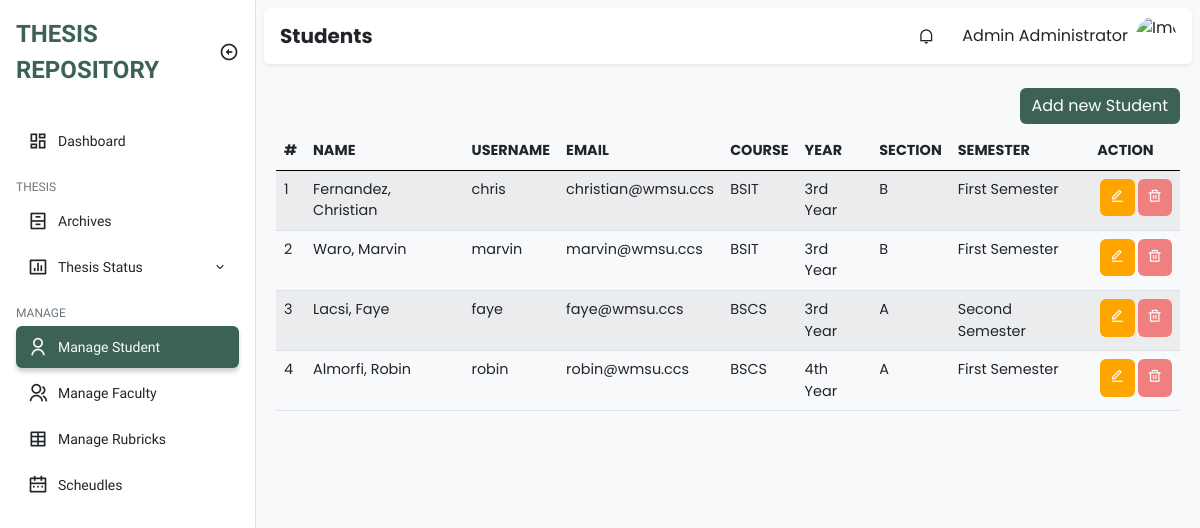
Page /admin/manage_students.php (signed in) on the earlier database version.
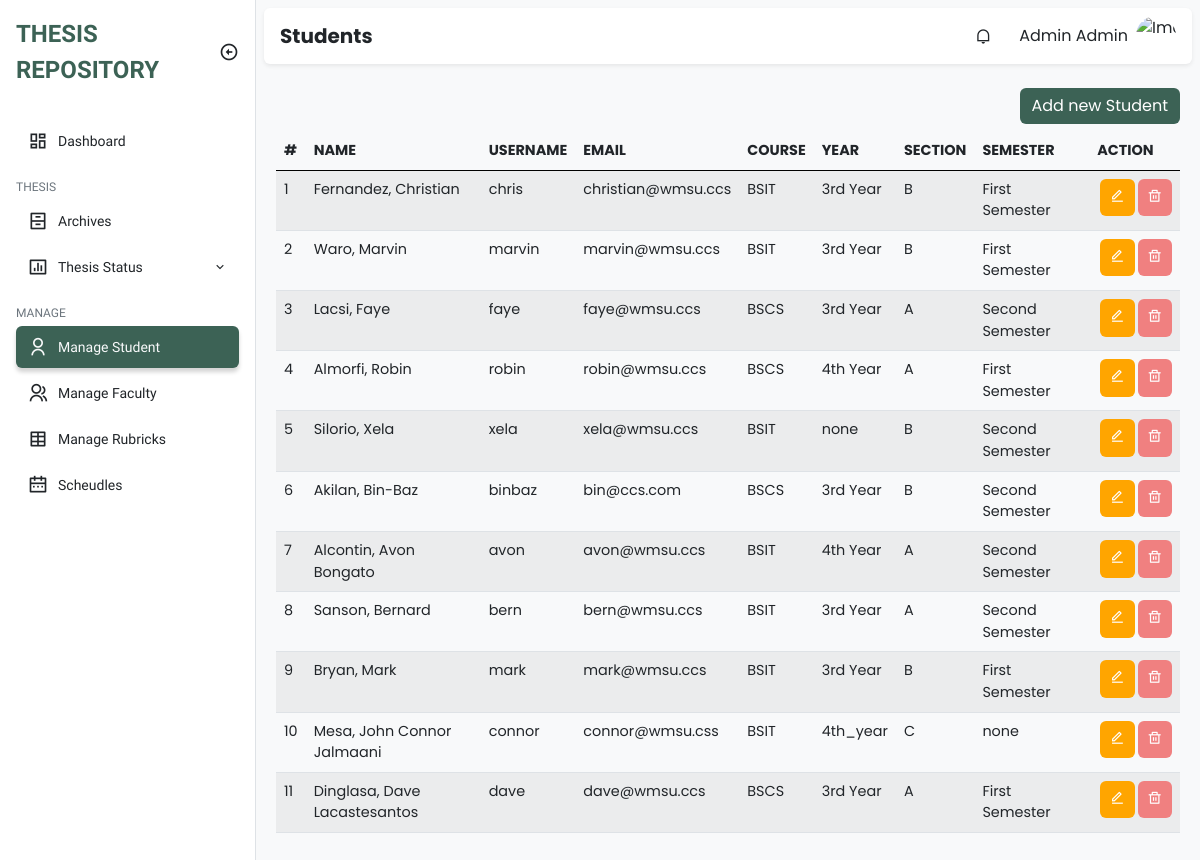
Same page on the later database version.
### tables this page shows
CREATE TABLE `student` (
  `id` int(11) NOT NULL,
  `firstname` varchar(255) NOT NULL,
  `middle_name` varchar(255) NOT NULL,
  `lastname` varchar(255) NOT NULL,
  `username` varchar(255) NOT NULL,
  `email` varchar(100) NOT NULL,
  `password` varchar(255) NOT NULL,
  `type` varchar(100) NOT NULL,
  `course` varchar(100) NOT NULL,
  `year_level` varchar(100) NOT NULL,
  `section` varchar(10) NOT NULL,
  `sem` varchar(100) NOT NULL,
  `created_at` timestamp NOT NULL DEFAULT current_timestamp(),
  `updated_at` timestamp NOT NULL DEFAULT current_timestamp() ON UPDATE current_timestamp()
);

### class/student.class.php (called while the page is built, shortened)
<?php
class Student{
    protected $db;
    function __construct()
    {
        $this->db = new Database();
    }
    function show(){
        $sql = "SELECT * FROM student ORDER BY CONCAT('lastname',', ','firstname') ASC;";
        $query=$this->db->connect()->prepare($sql);
        if($query->execute()){
            $data = $query->fetchAll();
        }
        return $data;
    }
}
?>

### class/database.sample.php (called while the page is built)
<?php
class Database{
    private $host = 'localhost';
    private $username = 'root';
    private $password = '';
    private $database = 'tams';
    protected $connection;
    function connect(){
        try
			{
				$this->connection = new PDO("mysql:host=$this->host;dbname=$this->database",
											$this->username, $this->password);
			}
			catch (PDOException $e)
			{
				echo "Connection error " . $e->getMessage();
			}
        return $this->connection;
    }
}
?>

### admin/manage_students.php (the view, shortened to what this page needs)
<?php
require_once '../class/student.class.php';
?>
<!DOCTYPE html>
<html lang="en">
  <head>
    <link
      href="https://cdn.jsdelivr.net/npm/remixicon@2.5.0/fonts/remixicon.css"
      rel="stylesheet"
    />
    <link rel="stylesheet" href="https://cdn.datatables.net/1.13.1/css/dataTables.bootstrap5.min.css">
    <link rel="stylesheet" href="https://cdn.datatables.net/responsive/2.4.0/css/responsive.bootstrap.min.css">
    <link rel="stylesheet" href="../assets/css/bootstrap.min.css" />
    <link rel="stylesheet" href="../assets/css/style.css" />
  </head>
  <body>
    <div class="sidebar position-fixed top-0 bottom-0 bg-white border-end">
      <div class="d-flex align-items-center p-3">
        <a
          href="#"
          class="sidebar-logo text-uppercase fw-bold text-decoration-none text-indigo fs-4"
          >Thesis Repository</a
        >
        <i
          class="sidebar-toggle ri-arrow-left-circle-line ms-auto fs-5 d-none d-md-block"
        ></i>
      </div>
      <ul class="sidebar-menu p-3 m-0 mb-0">
        <li class="sidebar-menu-item">
          <a href="dashboard.php">
            <i class="ri-dashboard-line sidebar-menu-item-icon"></i>
            Dashboard
          </a>
        </li>
        <li class="sidebar-menu-divider mt-3 mb-1 text-uppercase">Thesis</li>
        <li class="sidebar-menu-item">
          <a href="archives.php">
            <i class="ri-archive-drawer-line sidebar-menu-item-icon"></i>
            Archives
          </a>
        </li>
        <li class="sidebar-menu-item has-dropdown">
          <a href="thesis_status.php">
              <i class="ri-bar-chart-box-line sidebar-menu-item-icon"></i>
              Thesis Status
              <i class="ri-arrow-down-s-line sidebar-menu-item-accordion ms-auto"></i>
          </a>
      </li>
        <li class="sidebar-menu-divider mt-3 mb-1 text-uppercase">Manage</li>
        <li class="sidebar-menu-item active">
          <a href="manage_students.html">
            <i class="ri-user-line sidebar-menu-item-icon"></i>
            Manage Student
          </a>
        </li>
        <li class="sidebar-menu-item">
          <a href="manage_faculty.php">
            <i class="ri-group-line sidebar-menu-item-icon"></i>
            Manage Faculty
          </a>
        </li>
        <li class="sidebar-menu-item">
          <a href="manage_rubrics.php">
            <i class="ri-table-2 sidebar-menu-item-icon"></i>
            Manage Rubricks
          </a>
        </li>
        <li class="sidebar-menu-item">
          <a href="manage_schedules.php">
            <i class="ri-calendar-2-line sidebar-menu-item-icon"></i>
            Scheudles
          </a>
        </li>
      </ul>
    </div>
    <main class="bg-light">
      <div class="p-2">
        <nav class="px-3 py-2 bg-white rounded shadow-sm">
          <h5 class="fw-bold mb-0 me-auto">Students</h5>
          <div class="dropdown me-3 d-none d-sm-block">
            <div
              class="cursor-pointer dropdown-toggle navbar-link"
              data-bs-toggle="dropdown"
              aria-expanded="false"
            >
              <i class="ri-notification-line"></i>
            </div>
          </div>
          <div class="dropdown">
            <div
              class="d-flex align-items-center cursor-pointer dropdown-toggle"
              data-bs-toggle="dropdown"
              aria-expanded="false"
            >
              <span class="me-2 d-none d-sm-block"><?php echo $_SESSION['fullname'] ?></span>
              <img
                class="navbar-profile-image"
                src="https://images.unsplash.com/flagged/photo-1570612861542-284f4c12e75f?ixlib=rb-1.2.1&ixid=MnwxMjA3fDB8MHxzZWFyY2h8M3x8cGVyc29ufGVufDB8fDB8fA%3D%3D&auto=format&fit=crop&w=500&q=60"
                alt="Image"
              />
            </div>
          </div>
        </nav>
        <div class="py-4">
          <div class="container padding-bottom">
        <div class="head-cont d-flex justify-content-end pb-2">
            <button type="button" class="btn btn-primary add-button" data-bs-toggle="modal" data-bs-target="#exampleModal">
                Add new Student
            </button>
        </div>
                    <table id="example" class="table table-striped" style="width:100%">
                        <thead>
                        <tr>
                            <th>#</th>
                            <th>Name</th>
                            <th>Username</th>
                            <th>Email</th>
                            <th>Course</th>
                            <th>Year</th>
                            <th>Section</th>
                            <th>Semester</th>
                            <th class="action">Action</th>
                        </tr>
                        </thead>
                        <tbody>
                                <?php
                                    require_once '../class/student.class.php';
                                    $student = new Student();
                                    $i = 1;
                                    foreach ($student->show() as $value){
                                ?>
                                    <tr>
                                        <td><?php echo $i ?></td>
                                        <td><?php echo $value['lastname'] . ', ' . $value['firstname'] . ' ' . $value['middle_name'] ?></td>
                                        <td><?php echo $value['username'] ?></td>
                                        <td><?php echo $value['email'] ?></td>
                                        <td><?php echo $value['course'] ?></td>
                                        <td><?php echo $value['year_level'] ?></td>
                                        <td><?php echo $value['section'] ?></td>
                                        <td><?php echo $value['sem'] ?></td>
                                        <?php
                                            if($_SESSION['user_type'] == 'admin'){
                                        ?>
                                            <td>
                                                <div class="actions">
                                                    <a class="action-edit" href="edit_student.php?id=<?php echo $value['id'] ?>"><i class="ri-edit-line"></i></a>
                                                    <a class="action-delete" href="delete_student.php?id=<?php echo $value['id'] ?>"><i class="ri-delete-bin-line"></i></a>
                                                </div>
                                            </td>
                                        <?php
                                            }
                                        ?>
                                    </tr>
                                <?php
                                    $i++;
                                }
                                ?>
                        </tbody>
                    </table>
                </div>
        </div>
            </div>
    </main>
  </body>
</html>

### assets/css/style.css (style rules this page uses)
:root { --bs-blue: #0d6efd; --bs-indigo: #6610f2; --bs-purple: #6f42c1; --bs-pink: #d63384; --bs-red: #dc3545; --bs-orange: #fd7e14; --bs-yellow: #ffc107; --bs-green: #198754; --bs-teal: #20c997; --bs-cyan: #0dcaf0; --bs-black: #000; --bs-white: #fff; --bs-gray: #6c757d; --bs-gray-dark: #343a40; --bs-gray-100: #f8f9fa; --bs-gray-200: #e9ecef; --bs-gray-300: #dee2e6; --bs-gray-400: #ced4da; --bs-gray-500: #adb5bd; --bs-gray-600: #6c757d; --bs-gray-700: #495057; --bs-gray-800: #343a40; --bs-gray-900: #212529; --bs-primary: #0d6efd; --bs-secondary: #6c757d; --bs-success: #198754; --bs-info: #0dcaf0; --bs-warning: #ffc107; --bs-danger: #dc3545; --bs-light: #f8f9fa; --bs-dark: #212529; --bs-primary-rgb: 13, 110, 253; --bs-secondary-rgb: 108, 117, 125; --bs-success-rgb: 25, 135, 84; --bs-info-rgb: 13, 202, 240; --bs-warning-rgb: 255, 193, 7; --bs-danger-rgb: 220, 53, 69; --bs-light-rgb: 248, 249, 250; --bs-dark-rgb: 33, 37, 41; --bs-white-rgb: 255, 255, 255; --bs-black-rgb: 0, 0, 0; --bs-body-color-rgb: 33, 37, 41; --bs-body-bg-rgb: 255, 255, 255; --bs-font-sans-serif: system-ui, -apple-system, "Segoe UI", Roboto, "Helvetica Neue", "Noto Sans", "Liberation Sans", Arial, sans-serif, "Apple Color Emoji", "Segoe UI Emoji", "Segoe UI Symbol", "Noto Color Emoji"; --bs-font-monospace: SFMono-Regular, Menlo, Monaco, Consolas, "Liberation Mono", "Courier New", monospace; --bs-gradient: linear-gradient(180deg, rgba(255, 255, 255, 0.15), rgba(255, 255, 255, 0)); --bs-body-font-family: var(--bs-font-sans-serif); --bs-body-font-size: 1rem; --bs-body-font-weight: 400; --bs-body-line-height: 1.5; --bs-body-color: #212529; --bs-body-bg: #fff; --bs-border-width: 1px; --bs-border-style: solid; --bs-border-color: #dee2e6; --bs-border-color-translucent: rgba(0, 0, 0, 0.175); --bs-border-radius: 0.375rem; --bs-border-radius-sm: 0.25rem; --bs-border-radius-lg: 0.5rem; --bs-border-radius-xl: 1rem; --bs-border-radius-2xl: 2rem; --bs-border-radius-pill: 50rem; --bs-heading-color: ; --bs-link-color: #0d6efd; --bs-link-hover-color: #0a58ca; --bs-code-color: #d63384; --bs-highlight-bg: #fff3cd; --maincolor: #3C6255; --maincolorMdark: #61876E; --maincolor_light: rgb(180, 224, 183); --cancelcolor: #EB1D36; --cancelcolor_light: #FA9494; --uppernav: #FFFBF5; }
body { font-family: 'Work Sans', sans-serif; }
.text-indigo:hover, .text-indigo { color: var(--maincolor); }
.dropdown-toggle::after { display: none; }
.cursor-pointer { cursor: pointer; }
.sidebar.collapsed:hover, .sidebar { width: 16rem; overflow-y: auto; transition: width .2s, left .2s; left: 0; z-index: 500; }
.sidebar-toggle { cursor: pointer; transition: .2s; }
.sidebar-menu { list-style-type: none; }
.sidebar-menu-item { margin-bottom: .25rem; }
.sidebar-menu-item a { text-decoration: none; display: flex; align-items: center; color: var(--bs-dark); padding: .375rem .75rem; border-radius: .375rem; font-size: .875rem; white-space: nowrap; }
.sidebar-menu-item > a { overflow: hidden; }
.sidebar-menu-item.active a { background-color: var(--maincolor); color: var(--bs-light); box-shadow: 0 .25rem .25rem rgba(0, 0, 0, 0.175); }
.sidebar-menu-item-icon { margin-right: .625rem; font-size: 1.25rem; }
.sidebar-menu-item-accordion { transition: transform .2s; }
.sidebar.collapsed:hover .sidebar-menu-divider, .sidebar-menu-divider { font-size: .75rem; color: var(--bs-gray-600); transition: opacity .2s; opacity: 1; visibility: visible; }
main { padding-left: 0; min-height: 100vh; font-family: 'Poppins', sans-serif; }
nav { display: flex; align-items: center; }
.navbar-profile-image { width: 2.5rem; height: 2.5rem; object-fit: cover; border-radius: 50%; }
.navbar-link { width: 2.5rem; height: 2.5rem; display: flex; align-items: center; justify-content: center; border-radius: .25rem; }
@media (min-width: 768px) { main { transition: padding-left .2s; padding-left: 16rem; } }
.container { font-size: 90%; }
.table .actions { display: flex; }
.table .actions .action-edit { color: white; background: orange; }
.table .actions .action-delete { color: white; background: lightcoral; }
.table .actions .action-edit, .table .actions .action-view, .table .actions .action-delete { border-radius: 6px; padding: 7px 10px; margin-left: 3px; text-decoration: none; font-weight:lighter; }
.container .add-button { background: var(--maincolor); border: none; display: flex; justify-content: flex-end; }
thead { text-transform: uppercase; border-bottom: #000; }
a { text-decoration: none; color: var(--bs-green); }

Differences in the rows shown:
added student: lastname "Silorio", firstname "Xela", username "xela", email "xela@wmsu.ccs", course "BSIT", year_level "none", section "B", sem "Second Semester"
added student: lastname "Akilan", firstname "Bin-Baz", username "binbaz", email "bin@ccs.com", course "BSCS", year_level "3rd Year", section "B", sem "Second Semester"
added student: lastname "Alcontin", firstname "Avon", middle_name "Bongato", username "avon", email "avon@wmsu.ccs", course "BSIT", year_level "4th Year", section "A", sem "Second Semester"
added student: lastname "Sanson", firstname "Bernard", username "bern", email "bern@wmsu.ccs", course "BSIT", year_level "3rd Year", section "A", sem "Second Semester"
added student: lastname "Bryan", firstname "Mark", username "mark", email "mark@wmsu.ccs", course "BSIT", year_level "3rd Year", section "B", sem "First Semester"
added student: lastname "Mesa", firstname "John Connor", middle_name "Jalmaani", username "connor", email "connor@wmsu.css", course "BSIT", year_level "4th_year", section "C", sem "none"
added student: lastname "Dinglasa", firstname "Dave", middle_name "Lacastesantos", username "dave", email "dave@wmsu.ccs", course "BSCS", year_level "3rd Year", section "A", sem "First Semester"
Other differences:
$_SESSION['fullname']: "Admin Administrator" → "Admin Admin"
